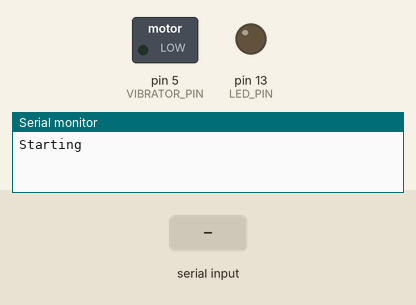
A sketch run on a simulated Arduino Nano, built with avr-gcc and run on an emulated ATmega328P. Parts: switched loads named in the sketch (green lamp = pin HIGH), output pins drawn as LEDs (lit = HIGH), the last lines printed to the serial monitor. Dashed ring = blinking. The test bench sets the inputs (shaded band).

Above: at 1.2 s.
1.3 s: "30,150\n" received over the second serial link
At 2.7 s:
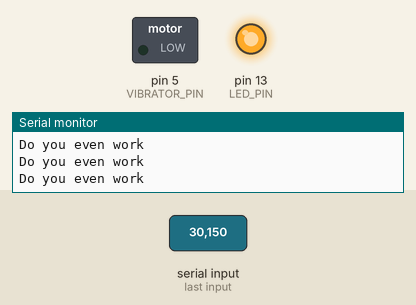
3.3 s: "90,45\n" received over the second serial link
At 3.9 s:
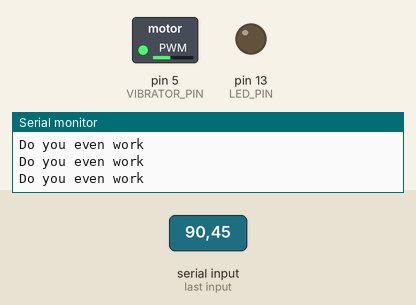
5.6 s: "5\n" received over the second serial link
At 5.61 s:
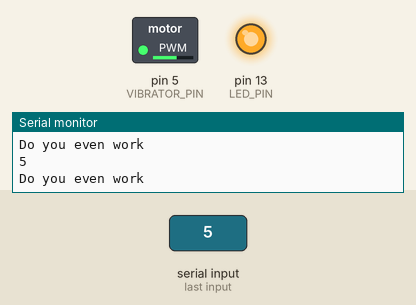
7.6 s: "90\n" received over the second serial link
At 8.9 s:
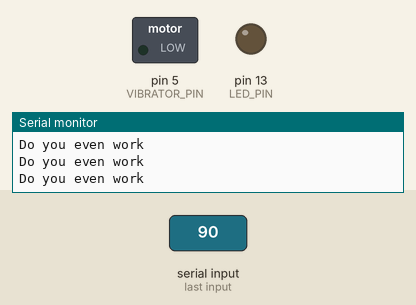
Timing chart, 0 to 10.6 s (numbered marks = the images above; inputs shaded):
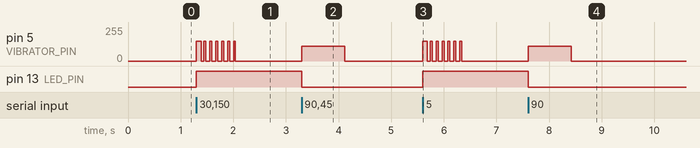

Measured:
- after the input at 1.3 s, pin 5 (VIBRATOR_PIN): alternates 150/255 for 0.04 s and 0/255 for 0.07 s, 14 changes in all, then stays 0/255, starting at once; pin 13 (LED_PIN): LOW → HIGH at once
- after the input at 3.3 s, pin 5 (VIBRATOR_PIN): 0/255 → 110/255 at once, → 0/255 0.82 s later; pin 13 (LED_PIN): HIGH → LOW at once
- after the input at 5.6 s, pin 5 (VIBRATOR_PIN): alternates 150/255 for 0.04 s and 0/255 for 0.07 s, 14 changes in all, then stays 0/255, starting at once; pin 13 (LED_PIN): LOW → HIGH at once
- after the input at 7.6 s, pin 5 (VIBRATOR_PIN): 0/255 → 110/255 at once, → 0/255 0.82 s later; pin 13 (LED_PIN): HIGH → LOW at once

The sketch:

vibrator.ino
```cpp
#include <SoftwareSerial.h>
SoftwareSerial bluetooth(19,-1);

#define VIBRATOR_PIN 5      // PWM pin on Arduino Nano

char character;         // variable to receive data from the serial port
int LED_PIN = 13;  // LED connected to pin 13 (on-board LED)
int value = 0;
String Data = "";
int MIN_VALUE = 200;
int MAX_VALUE = 50;
unsigned long previousMillis = 0;
unsigned long timer = 0;

void setup()
{
  pinMode(LED_PIN, OUTPUT);  // pin 13 (on-board LED) as OUTPUT
  pinMode(VIBRATOR_PIN, OUTPUT);
  bluetooth.begin(9600);
  Serial.begin(9600);       // start serial communication at 115200bps
  Serial.println("Starting");
}

void loop() {
  if (value > 0) {
    vibrateOnInput(false);
  }

  //Once a bluetooth connection is establish, loop
  while (bluetooth.available())
  {
    character = bluetooth.read(); // Receive a single character from the software serial port
    Data.concat(character); // Add the received character to the receive buffer
    if (character == '\n')   //Delimiter at which the data needs to be parsed
    {
      value = Data.toInt();

      Serial.println(value); //Print out for debugging
      vibrateOnInput(true); //Call the vibrator method and tell there is a new input
      if (value < 50) {
        digitalWrite(LED_PIN, HIGH); //Debug LED
      }
      else {
        digitalWrite(LED_PIN, LOW);
      }

      // Clear receive buffer so we're ready to receive the next line
      Data = "";
    }
  }
}

void vibrateOnInput(boolean newValue )
{
  unsigned long currentMillis = millis();

  if (newValue){
    newValue = false;
    timer = currentMillis;
    previousMillis = currentMillis;
  }

  if (currentMillis - timer > 800) {
      analogWrite(VIBRATOR_PIN, 0);    // turn the motor off
  }
  else {
    //Below 50cm full vibration strength (analogWrite(150))
    Serial.println("Do you even work");
    if (value < MAX_VALUE) {
      if(currentMillis - previousMillis < 50) {
        analogWrite(VIBRATOR_PIN, (MIN_VALUE - MAX_VALUE));
      }
      else if(currentMillis - previousMillis < 100) {
          analogWrite(VIBRATOR_PIN, 0);
      }
      else {
          previousMillis = currentMillis;
      }
    }

    //Below 50cm and 200cm vibration strength and pulse length is depended on the distance
    else if (value < MIN_VALUE) {
      if(currentMillis - previousMillis < (50 + (value / 3))) {
        analogWrite(VIBRATOR_PIN, (MIN_VALUE - value));
      }
      else if (currentMillis - previousMillis > ((50 + (value / 3)) * 2)) {
        analogWrite(VIBRATOR_PIN, 0);
      }
      else {
        previousMillis = currentMillis;
      }
    }

    //If over 200cm don't vibrate
    else {
      analogWrite(VIBRATOR_PIN, 0);    // turn the motor off
      previousMillis = currentMillis;
    }
  }
}
```
